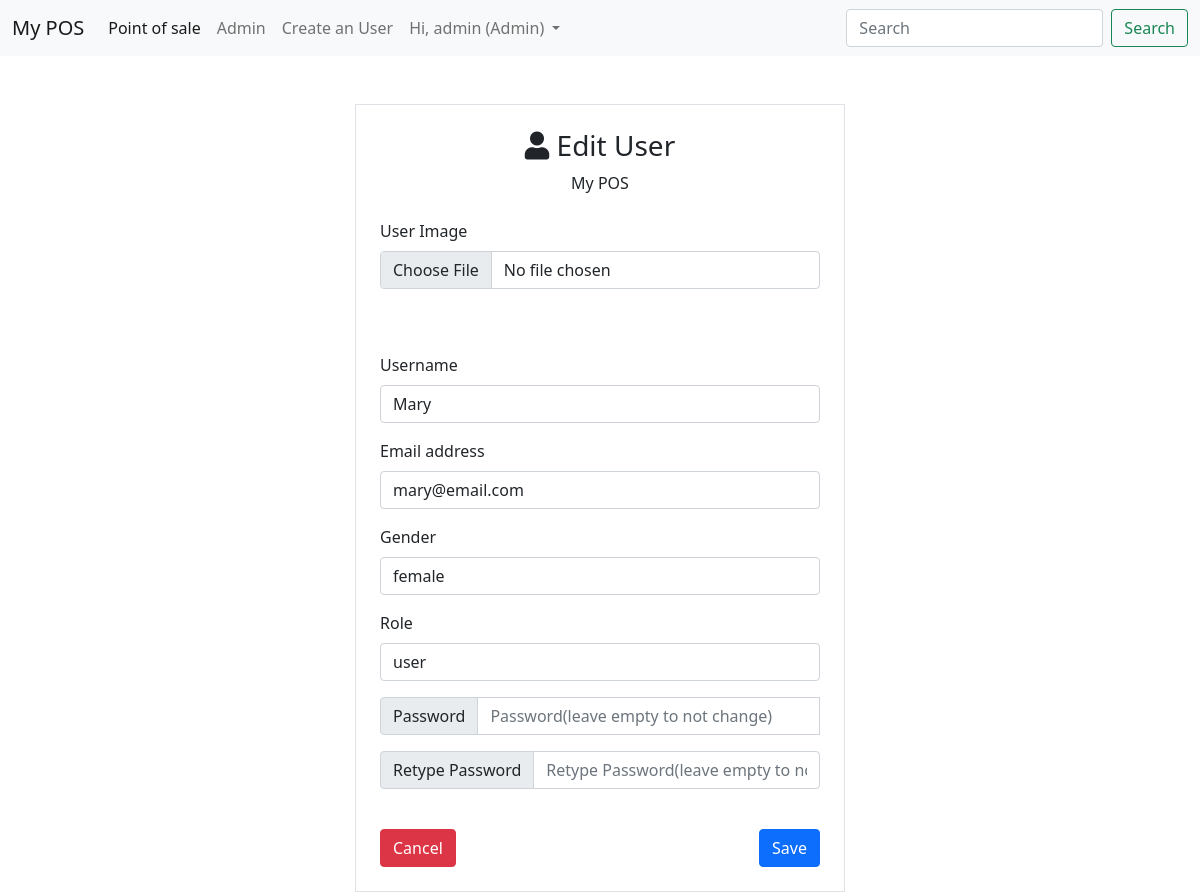
Screenshot of /index.php?pg=edit-user&id=2 (signed in) with the database file from the repository.
### tables this page shows
CREATE TABLE `users` (
  `id` int(11) NOT NULL,
  `username` varchar(30) NOT NULL,
  `email` varchar(100) NOT NULL,
  `password` varchar(255) NOT NULL,
  `date` datetime NOT NULL,
  `image` varchar(500) DEFAULT NULL,
  `role` varchar(20) NOT NULL,
  `gender` varchar(10) DEFAULT 'male',
  `deletable` int(11) DEFAULT 1
);

### app/core/init.php (called while the page is built, shortened)
<?php
require "../app/core/functions.php";
require "../app/core/database.php";
require "../app/core/model.php";
function my_function($classname)
{
	$filename = "../app/models/".ucfirst($classname) . ".php";
}

### app/core/model.php (called while the page is built, shortened)
<?php
class Model extends Database
{
	public function first($data)
	{
		$keys = array_keys($data);
		$query = "select * from $this->table where ";
		foreach ($keys as $key) {
			$query .= "$key = :$key && ";
		}
		$query = trim($query,"&& ");
		$db = new Database;
		if($res = $db->query($query,$data))
		{
			return $res[0];
		}
		return false;
	}
}

### app/core/database.php (called while the page is built)
<?php
class Database
{
	private function db_connect(){
		$DBHOST = "localhost";
		$DBNAME = "pos_db";
		$DBUSER = "root";
		$DBPASS = "";
		$DBDRIVER = "mysql";
		try{
			$con = new PDO("$DBDRIVER:host=$DBHOST;dbname=$DBNAME",$DBUSER,$DBPASS);
		}catch(PDOException $e){
			echo $e->getMessage();
		}
		return $con;
	}
	public function query($query,$data = array())
	{
		$con = $this->db_connect();
		$smt = $con->prepare($query);
		$check = $smt->execute($data);
		if($check)
		{
			$result = $smt->fetchAll(PDO::FETCH_ASSOC);
			if(is_array($result) && count($result) > 0){
				return $result;
			}
		}
		return false;
	}
}

### app/core/functions.php (called while the page is built, shortened)
<?php
function esc($str)
{
	return htmlspecialchars($str);
}
function set_value($key,$default = "")
{
	return $default;
}

### app/models/Auth.php (called while the page is built, shortened)
<?php
class Auth {
    public static function get($column)
    {
        if(!empty($_SESSION['USER'][$column])){
            return $_SESSION['USER'][$column];
        }
        return "Unknown";
    }
}

### app/views/auth/edit-user.view.php (the view, shortened to what this page needs)
<?php
if(!empty($_SESSION['referer'])){
	$back_link = $_SESSION['referer'];
}else{
	$back_link = "index.php?pg=admin&tab=users";
}
?>
	<div class="container-fluid border col-lg-5 col-md-6 mt-5 p-4" >
		<?php if(is_array($row)):?>
		<form method="post" enctype="multipart/form-data">
			<center>
				<h3><i class="fa fa-user"></i> Edit User</h3>
				<div><?=esc(APP_NAME)?></div>
			</center>
			<br>
		 	<div class="mb-3">
			  <label for="formFile" class="form-label">User Image</label>
			  <input name="image" class="form-control <?=!empty($errors['image']) ? 'border-danger':''?>" type="file" id="formFile">
			</div>
			<br>
			<br>
			<div class="mb-3">
			  <label for="exampleFormControlInput1" class="form-label">Username</label>
			  <input value="<?=set_value('username',$row['username'])?>" name="username" type="text" class="form-control <?=!empty($errors['username']) ? 'border-danger':''?>" id="exampleFormControlInput1" placeholder="Username">
			</div>
			<div class="mb-3">
			  <label for="exampleFormControlInput1" class="form-label">Email address</label>
			  <input value="<?=set_value('email',$row['email'])?>" name="email" type="email" class="form-control  <?=!empty($errors['email']) ? 'border-danger':''?>" id="exampleFormControlInput1" placeholder="name@example.com">
			</div>
			<div class="mb-3">
			  <label for="exampleFormControlInput1" class="form-label">Gender</label>
 				<select  name="gender" class="form-control  <?=!empty($errors['gender']) ? 'border-danger':''?>" >
					<option><?=$row['gender']?></option>
				</select>
			</div>
			<?php if(Auth::get('role') == "admin"):?>
			<div class="mb-3">
			  <label for="exampleFormControlInput1" class="form-label">Role</label>
 				<select  name="role" class="form-control  <?=!empty($errors['role']) ? 'border-danger':''?>" >
					<option><?=$row['role']?></option>
				</select>
			</div>
			<?php endif;?>
			<div class="input-group mb-3">
			  <span class="input-group-text" id="basic-addon1">Password</span>
			  <input value="<?=set_value('password','')?>" name="password" type="text" class="form-control  <?=!empty($errors['password']) ? 'border-danger':''?>" placeholder="Password(leave empty to not change)" aria-label="Password" aria-describedby="basic-addon1">
				<br>
			</div>
			<div class="input-group mb-3">
			  <span class="input-group-text" id="basic-addon1">Retype Password</span>
			  <input value="<?=set_value('password_retype','')?>" name="password_retype" type="text" class="form-control  <?=!empty($errors['password_retype']) ? 'border-danger':''?>" placeholder="Retype Password(leave empty to not change)" aria-label="Username" aria-describedby="basic-addon1">
			</div>
			<br>
			<button class="btn btn-primary float-end">Save</button>
			<a href="<?=$back_link?>">
				<button type="button" class="btn btn-danger">Cancel</button>
			</a>
		</form>
		<?php endif;?>
	</div>

### public/assets/css/main.css (style rules this page uses)
body a { text-decoration: none; }

### rows the page displays
users: username "Mary", email "mary@email.com", gender "female", role "user"

### other values shown
APP_NAME "My POS"
auth('username') "admin"
Auth::get('role') "Admin"
